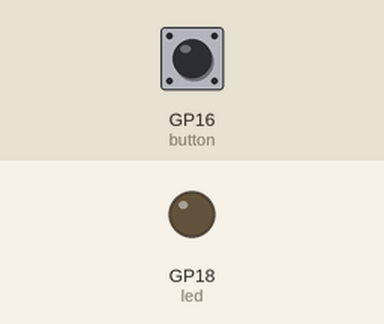
A program run on a simulated Raspberry Pi Pico running MicroPython. On the bench: output pins drawn as LEDs (lit = HIGH). The inputs (shaded band) are chosen by the test bench; at power-on: GP16 (button) LOW.

Above: at 1.2 s.
1.3 s: GP16 (button) pulled HIGH for 0.15 s
At 1.37 s:
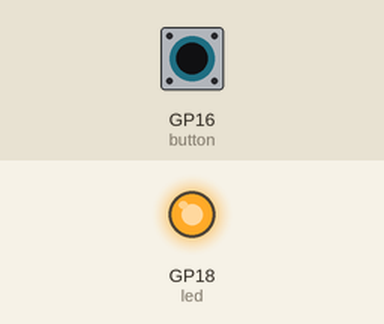
2.9 s: GP16 (button) pulled HIGH for 3.2 s
At 7.0 s:
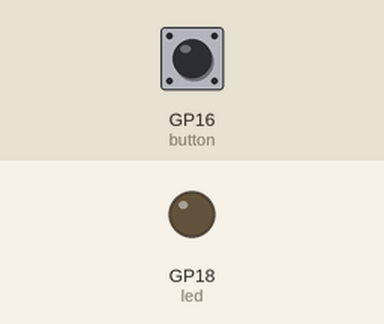
Timing chart, 0 to 8.5 s (numbered marks = the images above; inputs shaded):
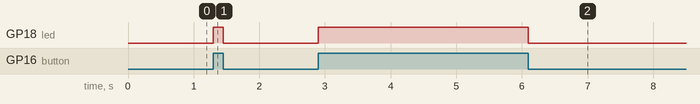

The program:

LedWithButton.py
```python
#led with button

from machine import Pin


led = Pin(18, Pin.OUT) # pin 18 led output
button = Pin(16, Pin.IN) # pin 16 led input


while True:
    val=button.value() # read the state of the button and put it in val
    if val == 1:
        led.value(1) # turn on the led
    else:
        led.value(0) # turn off the led
```

Measured:
- after the input at 1.3 s, GP18 (led): LOW → HIGH at once, → LOW 0.15 s later
- after the input at 2.9 s, GP18 (led): LOW → HIGH at once, → LOW 3.2 s later
